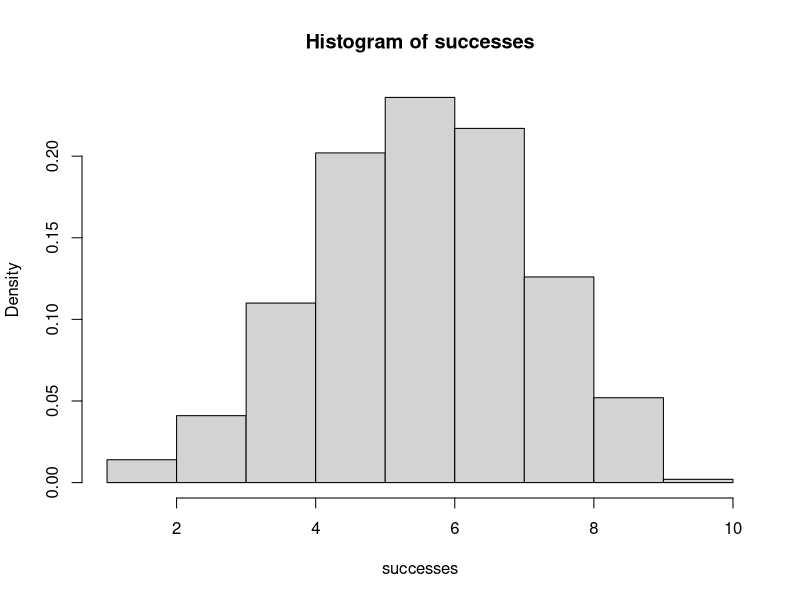
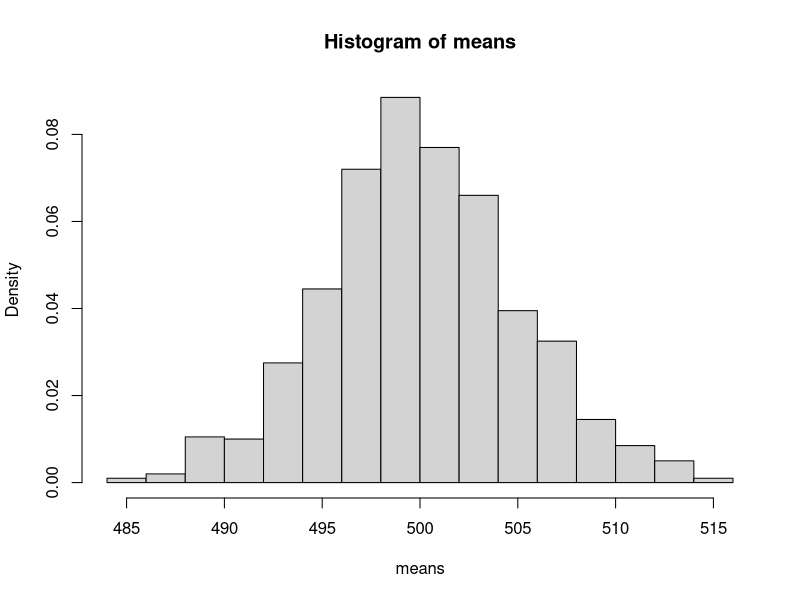

Source code (R) for these figures, in order:
## ---- chunk 1
knitr::opts_chunk$set(echo = TRUE)
## ---- chunk 2
theta<-0.6
pbinom(6,size=10,prob=theta)
1-pbinom(3,size=10,prob=theta)
## cross-check
sum(dbinom(4:10,size=10,prob=theta))

pbinom(9,size=10,prob=theta)-pbinom(6,size=10,prob=theta)
## cross-check
sum(dbinom(7:9,size=10,prob=theta))
## ---- chunk 3
qbinom(0.5,size=10,prob=0.5)
## ---- chunk 4
## 1000 experiments, each with 10 trials, prob of success is 0.6:
successes<-rbinom(n=1000,size=10,prob=0.6)
## ---- chunk 5
successes<-rbinom(n=1000,size=10,prob=0.6)
var(successes)
10*0.6*0.4
## ---- chunk 6
hist(successes,freq=FALSE)
## ---- chunk 7
pnorm(550,mean=500,sd=50,lower.tail=FALSE)
pnorm(450,mean=500,sd=50)
pnorm(550,mean=500,sd=50)-pnorm(450,mean=500,sd=50)
## ---- chunk 8
qnorm(0.80,mean=500,sd=50)
qnorm(0.30,mean=500,sd=50, lower.tail = F)

qnorm(0.975,mean=500,sd=50)
qnorm(0.025,mean=500,sd=50)
## cross check:
500+1.96*50
500-1.96*50
## ---- chunk 9
n<-100
nsim<-1000
means<-rep(NA,nsim)
for(i in 1:nsim){
  means[i]<-mean(rnorm(n,mean=500,sd=50))
}
## ---- chunk 10
mean(means)
## ---- chunk 11
50/sqrt(100)
sd(means)
## ---- chunk 12
hist(means,freq=FALSE)
